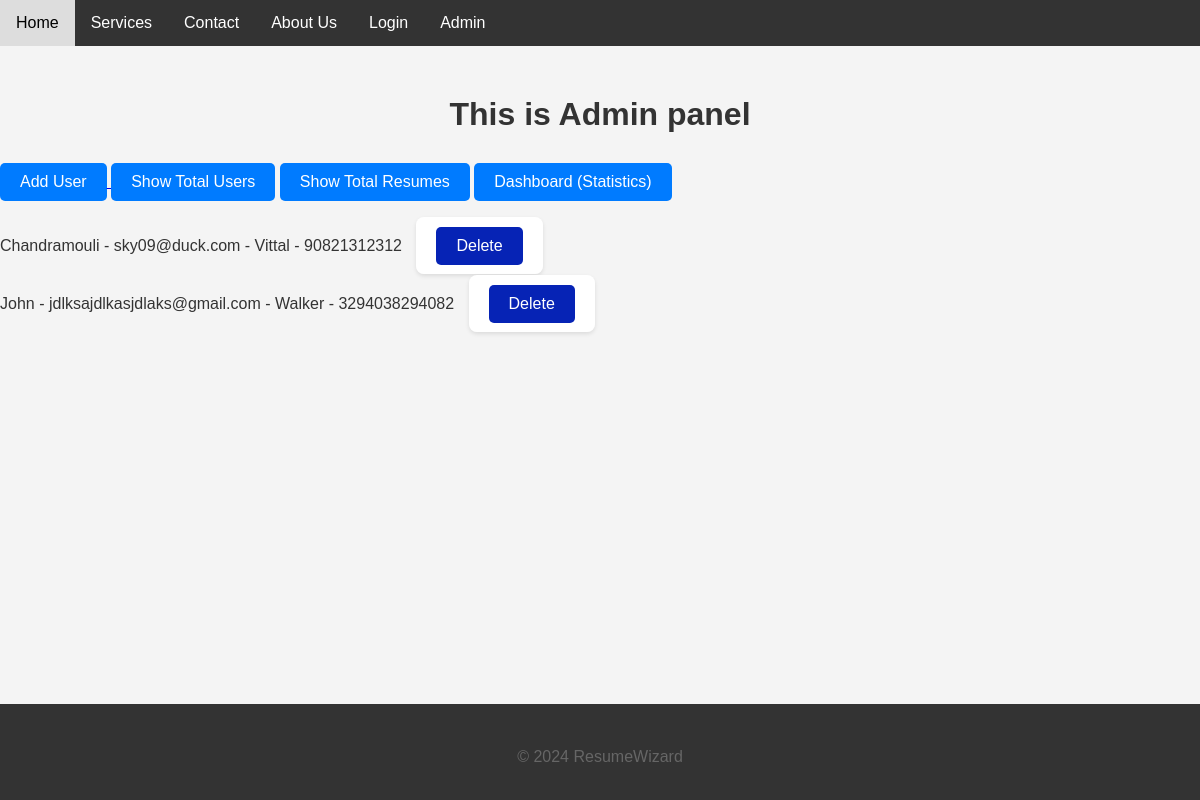
Page /user-dashboard/ on the committed database.
### gptchecker/models.py (models this page shows, shortened)
class UserM(models.Model):
    user_id = models.AutoField(primary_key=True)
    first_name = models.CharField(max_length=100)
    last_name = models.CharField(max_length=100)
    email = models.CharField(max_length=70, default="")
    phone = models.CharField(max_length=70, default="")

### gptchecker/views.py (the view)
# urls.py: path('user-dashboard/', views.user_dashboard, name='user_dashboard'),
def user_dashboard(request):
    usershai = UserM.objects.all()
    document_count = Document.objects.count()
    return render(request, 'gptchecker/user_dashboard.html',{'users': usershai,'dcu':document_count})

### gptchecker/templates/gptchecker/user_dashboard.html (shortened to what this page needs)
{% extends 'gptchecker/base.html' %}
    {% block content %}
    <body class="admin-panel"></body>
    <h1>This is Admin panel</h1>
    <a href="{% url 'register' %}">
        <button>Add User</button>
    </a>
    <button onclick="showTotalUsers()">Show Total Users</button>
    <button onclick="showTotalResumes()">Show Total Resumes</button>
    <button onclick="showDashBoard()">Dashboard (Statistics)</button>
    <ul>
        {% for user in users %}
        <li> {{ user.first_name }} - {{ user.email }} - {{ user.last_name }} - {{ user.phone }}
            <form action="{% url 'delete_user' user.user_id %}" method="post" style="display: inline;">
                <button type="submit">Delete</button>
            </form>
        </li>
        {% endfor %}
    </ul>
    <footer>
        <p>&copy; 2024 ResumeWizard</p>
    </footer>
</body>
    {% endblock %}

### gptchecker/static/gptchecker/home.css (style rules this page uses)
body { font-family: Arial, sans-serif; margin: 0; padding: 0; background-color: #f4f4f4; }
h1 { text-align: center; color: #333; font-family: 'Arial', sans-serif; }
footer { position: inherit; background-color: #333; color: #f5f5f5; text-align: center; padding: 20px 0; }
p { font-size: 16px; line-height: 1.6; }

### gptchecker/static/gptchecker/services.css (style rules this page uses)
h1 { color: #333; text-align: center; }
p { font-size: 16px; text-align: center; color: #666; }
ul { list-style-type: none; padding: 0; margin-bottom: 20px; }
ul li { margin-bottom: 10px; }
footer { position: relative; background-color: #333; color: #f5f5f5; text-align: center; padding: 20px 0; }

### gptchecker/static/gptchecker/contact.css (style rules this page uses)
h1 { text-align: center; color: #333; font-family: 'Arial', sans-serif; margin-top: 50px; }
p { text-align: center; font-size: 16px; color: #666; font-family: 'Arial', sans-serif; margin: 10px 0; }
form { margin-top: 20px; }
button[type="submit"] { background-color: #007bff; color: #fff; border: none; padding: 12px 20px; border-radius: 5px; cursor: pointer; font-size: 16px; transition: background-color 0.3s ease; }
footer { position: relative; background-color: #333; color: #f5f5f5; text-align: center; padding: 20px 0; }

### gptchecker/static/gptchecker/about.css (style rules this page uses)
h1 { text-align: center; color: #333; font-family: 'Arial', sans-serif; margin-top: 50px; }
p { text-align: center; font-size: 16px; color: #666; font-family: 'Arial', sans-serif; margin-top: 20px; }
footer { position: relative; background-color: #333; color: #f5f5f5; text-align: center; padding: 20px 0; }

### gptchecker/static/gptchecker/login.css (style rules this page uses)
body { font-family: Arial, sans-serif; margin: 0; padding: 0; background-color: #f4f4f4; }
h1 { text-align: center; color: #333; margin-top: 50px; }
form { display: flex; flex-direction: column; max-width: 500px; margin: 20px auto; padding: 20px; background-color: #fff; border-radius: 8px; box-shadow: 0 2px 4px rgba(0, 0, 0, 0.1); }
form p, form button[type='submit'] { margin-bottom: 10px; }
button[type='submit'] { padding: 10px; background-color: #0623b5; color: white; border: none; border-radius: 4px; cursor: pointer; box-sizing: border-box; }
form button[type='submit'] { align-self: stretch; text-align: center; }
footer { position: absolute; left: 0; bottom: 0; width: 100%; background-color: #333; color: #f5f5f5; text-align: center; padding: 20px 0; }

### gptchecker/static/gptchecker/admin_login.css (style rules this page uses)
body { font-family: Arial, sans-serif; margin: 0; padding: 0; background-color: #f4f4f4; }
h1 { text-align: center; color: #333; margin-top: 50px; }
form { display: flex; flex-direction: column; max-width: 500px; margin: 20px auto; padding: 20px; background-color: #fff; border-radius: 8px; box-shadow: 0 2px 4px rgba(0, 0, 0, 0.1); }
form p, form button[type='submit'] { margin-bottom: 10px; }
button[type='submit'] { padding: 10px; background-color: #007bff; color: white; border: none; border-radius: 4px; cursor: pointer; box-sizing: border-box; }
form button[type='submit'] { align-self: stretch; text-align: center; }
footer { background-color: #333; color: #f5f5f5; text-align: center; padding: 20px 0; }

### gptchecker/static/gptchecker/document_view.css (style rules this page uses)
body { font-family: 'Roboto', sans-serif; margin: 0; padding: 0; background-color: #f9f9f9; color: #333; }
footer { position: relative; background-color: #333; color: #f5f5f5; text-align: center; padding: 20px 0; }

### gptchecker/static/gptchecker/register.css (style rules this page uses)
h1 { text-align: center; margin-bottom: 30px; }
form { display: flex; flex-direction: column; }
button[type="submit"] { background-color: #0623b5 !important; color: #fff; border: none; padding: 12px 20px; border-radius: 5px; cursor: pointer; font-size: 16px; transition: background-color 0.3s ease; }
footer { background-color: #333; color: #f5f5f5; text-align: center; padding: 20px 0; }

### gptchecker/static/gptchecker/user_dashboard.css (style rules this page uses)
body.admin-panel { font-family: Arial, sans-serif; background-color: #f4f4f4; margin: 0; padding: 0; }
.admin-panel h1 { text-align: center; color: #333; font-family: 'Arial', sans-serif; }
.admin-panel button { padding: 10px 20px; background-color: #007bff; color: white; border: none; border-radius: 5px; cursor: pointer; font-size: 16px; margin-bottom: 10px; }
.admin-panel ul { list-style-type: none; padding: 0; }
.admin-panel li { margin-bottom: 10px; }
.admin-panel form { display: inline; margin-left: 10px; }
footer { position: absolute; background-color: #333; color: #f5f5f5; text-align: center; padding: 20px 0; }

### rows in the picture
UserM: first_name "Chandramouli", email "sky09@duck.com", last_name "Vittal", phone "90821312312"
UserM: first_name "John", email "jdlksajdlkasjdlaks@gmail.com", last_name "Walker", phone "3294038294082"
